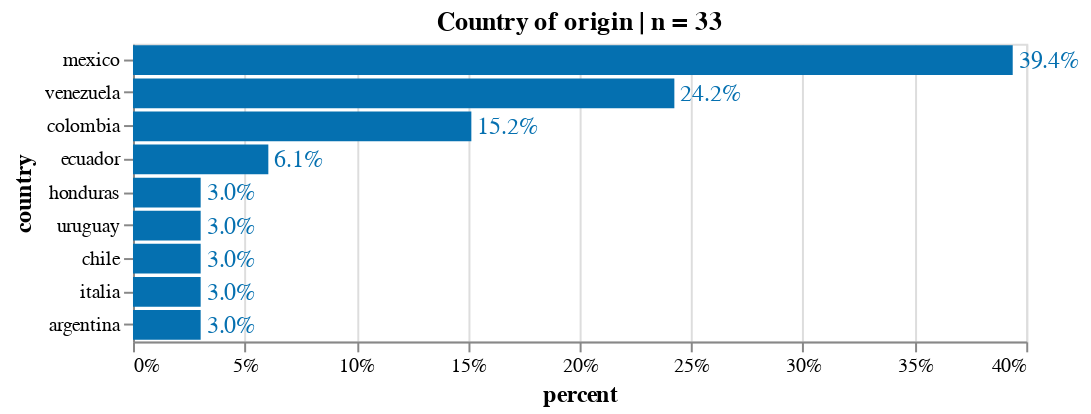

Notebook code for this chart:
### Code cell
source = count_freq_labels(df, X="country") 
title = 'Country of origin | n = '+ source['counts'].sum().astype(str)
X, Y = 'percent:Q', 'country:N'
w, h= 450, 150
txs, ls, ts = 12, 10, 12

chart_country= simple_per_bar(
    source, title=title, X=X, Y=Y,\
    width=w, height=h, \
    text_size = txs, label_size = ls, title_size=ts)
chart_country.display(renderer='svg')

### Figure 1 — Vega-Lite specification as saved in the notebook (floating-point values rounded to 4 significant figures)
{"config": {"view": {"continuousWidth": 400, "continuousHeight": 300}, "axis": {"labelFontSize": 10, "titleFontSize": 12}}, "layer": [{"mark": "bar", "encoding": {"color": {"condition": {"value": "orange", "test": "(datum.emotion === null)"}, "value": "#0570b0"}, "x": {"type": "quantitative", "axis": {"format": ".0%"}, "field": "percent"}, "y": {"type": "nominal", "field": "country", "sort": "-x"}}, "title": "Country of origin | n = 33"}, {"mark": {"type": "text", "align": "left", "baseline": "middle", "dx": 3, "fontSize": 12}, "encoding": {"color": {"condition": {"value": "orange", "test": "(datum.emotion === null)"}, "value": "#0570b0"}, "text": {"type": "quantitative", "field": "percent", "format": ".1%"}, "x": {"type": "quantitative", "axis": {"format": ".0%"}, "field": "percent"}, "y": {"type": "nominal", "field": "country", "sort": "-x"}}, "title": "Country of origin | n = 33"}], "data": {"name": "data-6464e2c874bbfcfc8af098cba51b7d86"}, "height": 150, "width": 450, "$schema": "https://vega.github.io/schema/vega-lite/v4.8.1.json", "datasets": {"data-6464e2c874bbfcfc8af098cba51b7d86": [{"counts": 13, "country": "mexico", "percent": 0.3939}, {"counts": 8, "country": "venezuela", "percent": 0.2424}, {"counts": 5, "country": "colombia", "percent": 0.1515}, {"counts": 2, "country": "ecuador", "percent": 0.06061}, {"counts": 1, "country": "honduras", "percent": 0.0303}, {"counts": 1, "country": "uruguay", "percent": 0.0303}, {"counts": 1, "country": "chile", "percent": 0.0303}, {"counts": 1, "country": "italia", "percent": 0.0303}, {"counts": 1, "country": "argentina", "percent": 0.0303}]}}
